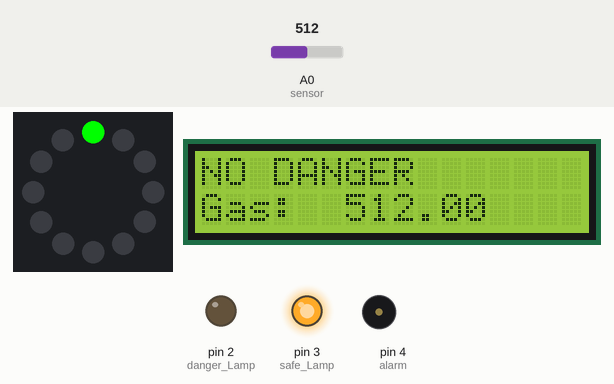
This sketch was run on a simulated Arduino Uno, built with avr-gcc and run on an emulated ATmega328P. Parts: 12 RGB LEDs in a ring, first at the top, clockwise, 16×2 character LCD, output pins drawn as LEDs (lit = HIGH), buzzer (waves = sounding). The inputs (shaded band) are chosen by the test bench; at power-on: A0 (sensor) = 512.

Above: at 1.2 s.
1.3 s: A0 (sensor) set to 486
At 2.3 s:
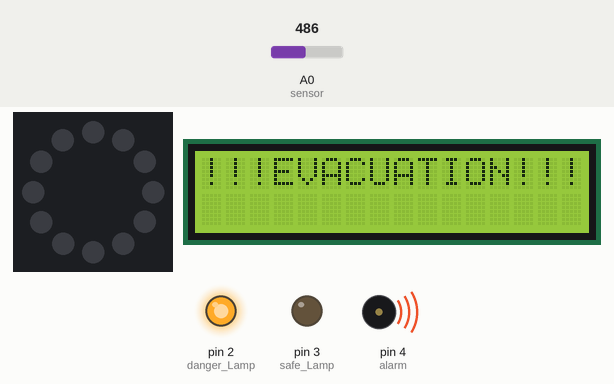
4.3 s: A0 (sensor) set to 511
At 5.4 s:
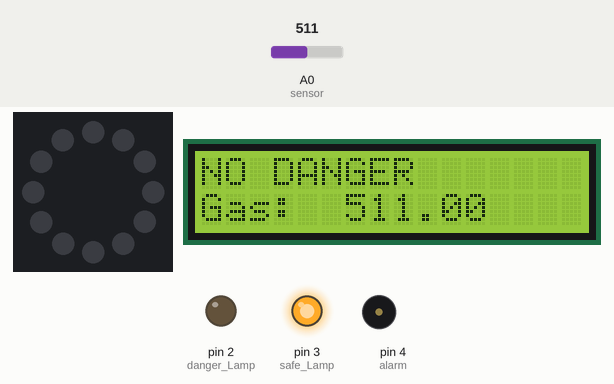
6.4 s: A0 (sensor) set to 306
At 7.28 s:
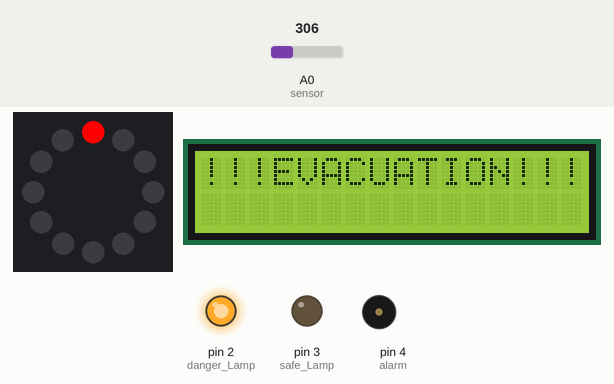
Timing chart, 0 to 10.7 s (numbered marks = the images above; inputs shaded):
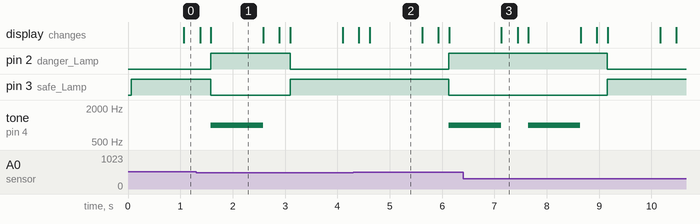

Measured:
- the behaviour switches between 501 and 500 on A0 (sensor) (found by bisection; images 0 and 1)
- after the input at 1.3 s, tone on pin 4 (alarm): goes on until 2.6 s, then stays silent
- after the input at 4.3 s, pin 2 (danger_Lamp): LOW → HIGH after 1.8 s; pin 3 (safe_Lamp): HIGH → LOW after 1.8 s; tone on pin 4 (alarm): silent → 1000 Hz after 1.8 s
- after the input at 6.4 s, pin 2 (danger_Lamp): HIGH → LOW after 2.8 s; pin 3 (safe_Lamp): LOW → HIGH after 2.8 s; tone on pin 4 (alarm): goes on until 8.6 s, then stays silent
- what the display in image 1 shows lasts 1.0 s, from 1.6 s to 2.6 s

The sketch:

firefightersystem.ino
```cpp
#include <LiquidCrystal.h>
#include <Adafruit_NeoPixel.h>
#define PIN 5
#define N_LEDS 12

Adafruit_NeoPixel ring
  = Adafruit_NeoPixel(N_LEDS, PIN, NEO_GRB + NEO_KHZ800);

const int rs = 6, e = 7, dB4 = 8,
dB5 = 9, dB6 = 10, dB7 = 11;

LiquidCrystal lcd(rs, e, dB4, dB5, dB6, dB7);

float gasData = 0;
int safe_Lamp = 3;
int danger_Lamp = 2;
int alarm = 4;
int sensor = 0;
int sensorData = 500;

void setup()
{
   ring.begin();
   pinMode(safe_Lamp,OUTPUT);
   pinMode(danger_Lamp, OUTPUT);
   pinMode(alarm,OUTPUT);
   pinMode(sensor,INPUT);
   Serial.begin(9600);
   lcd.begin(16,2);
}

void loop()
{
    gasData = analogRead(sensor);

    digitalWrite(safe_Lamp,HIGH);
    digitalWrite(danger_Lamp,LOW);
    noTone(alarm);
    lcd.clear();
    lcd.setCursor(0,0);
    lcd.print("NO DANGER");
    lcd.setCursor(0,1);
    lcd.print("Gas: ");
    lcd.setCursor(6, 1);
    lcd.print(gasData);
    delay(1000);
    chase(ring.Color(0, 255, 0));
    chase(ring.Color(0, 255, 0));
    chase(ring.Color(0, 255, 0));

  while(gasData > sensorData)
  {
    gasData = analogRead(sensor);
    digitalWrite(safe_Lamp,LOW);
    digitalWrite(danger_Lamp,HIGH);
    tone(alarm,1000,1000);
    lcd.clear();
    lcd.setCursor(0,0);
    lcd.print("!!!EVACUATION!!!");
    delay(1000);
    chase(ring.Color(255, 0, 0));
    chase(ring.Color(255, 0, 0));
    chase(ring.Color(255, 0, 0));
  }
}

static void chase(uint32_t c)
{
  for(uint16_t i=0; i<ring.numPixels() + 4; i++)
  {
      ring.setPixelColor(i, c);
      ring.setPixelColor(i-4, 0);
      ring.show();
      delay(10);
  }
}
```
